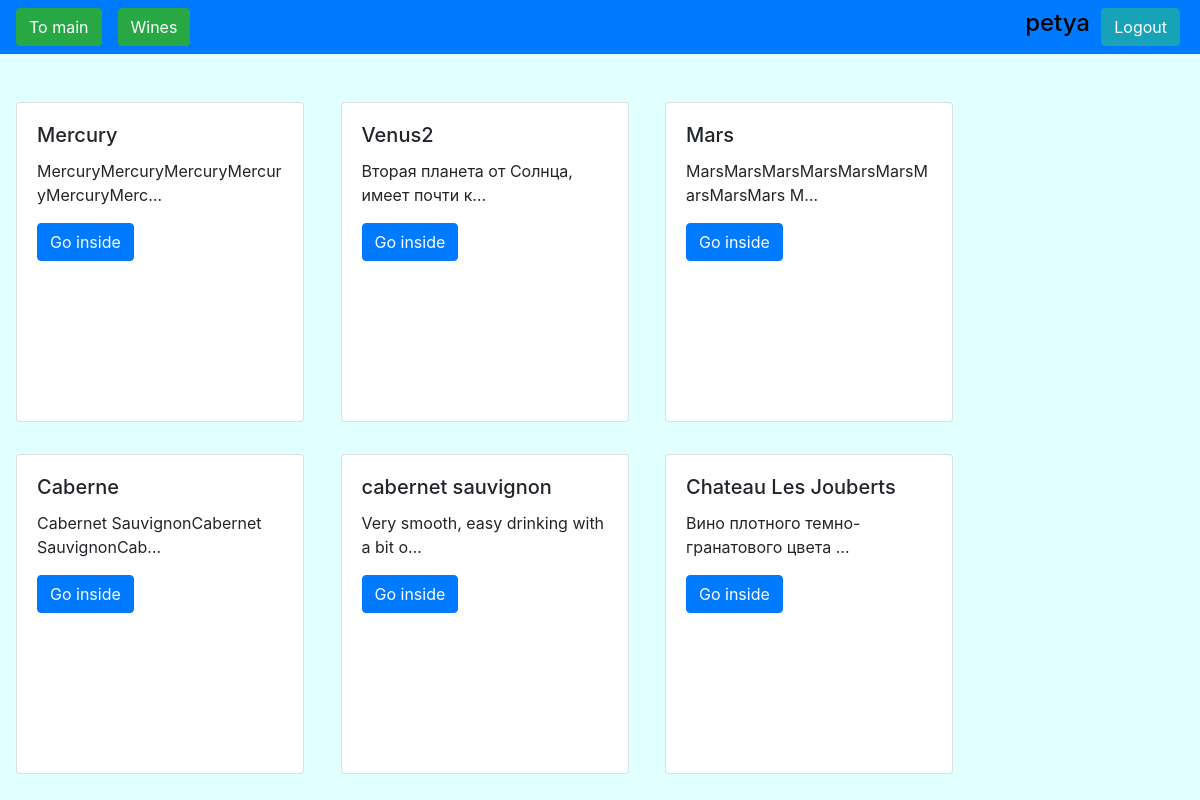
Page /flyfe/cards_list/ (signed in) on the committed database.
### flyfe/models.py (models this page shows, shortened)
class Card(models.Model):
    title = models.CharField(max_length=150, db_index=True)
    slug = models.SlugField(max_length=150, blank=True, unique=True)
    body = models.TextField(blank=True, db_index=True)
    date_add = models.DateTimeField(auto_now_add=True)
    grape = models.CharField(max_length=200, blank=True)
    place = models.CharField(max_length=200, blank=True)
    type = models.CharField(max_length=200, blank=True)
    year = models.DateField(blank=True, default=datetime.date.today)
    def get_absolute_url(self):
        return reverse('card_detail_url', kwargs={'slug': self.slug})

### flyfe/views.py (the view)
# urls.py: path('cards_list/', cards_list, name='cards_list_url'),
def cards_list(request):
    cards = Card.objects.all()
    return render(request, 'flyfe/cards_list.html', context={'cards': cards})

### flyfe/templates/flyfe/cards_list.html (shortened to what this page needs)
{% extends 'flyfe/base_flyfe.html' %}
{% block content%}
   {% for card in cards %}
        <div class="wine-card card">
            <div class="card-body">
                <h5 class="card-title">{{ card.title }}</h5>
                <p class="card-text">{{ card.body|truncatechars:40 }}</p>
                <a href="{{ card.get_absolute_url }}" class="btn btn-primary">Go inside</a>
            </div>
        </div>
    {% endfor %}
{% endblock %}

### templates/base.html (shortened to what this page needs)
{% load static %}
<!DOCTYPE html>
<html lang="en">
<head>
    <link rel="stylesheet" href="https://maxcdn.bootstrapcdn.com/bootstrap/4.0.0/css/bootstrap.min.css"
>
    <link rel="stylesheet" href="{% static 'css/styles.css'%}">
    <link rel="stylesheet" href="{% static 'css/actions.css'%}">
</head>
<body>
    <div class="my-bar">
        <nav class="navbar navbar-dark bg-primary" >
            <form class="form-inline">
                {% if request.user.is_authenticated %}
                    <a class="btn btn-success mr-3" href="{% url 'start_page_url' %}" role="button">To main</a>
                    <a class="btn btn-success mr-3" href="{% url 'cards_list_url' %}" role="button">Wines</a>
                    <a class="btn btn-info" style="position: absolute; right: 20px" href="{% url 'logout_view_url' %}" role="button">Logout</a>
                    <h4 style="color: black; position: absolute; right: 110px">{{ user.username }}</h4>
                {% endif %}
            </form>
        </nav>
    </div>
    {% block content %}{% endblock %}
</body>
</html>

### static/css/styles.css (style rules this page uses)
body { margin: 0; background: LIGHTCYAN; }
.wine-card { flex-direction: row; display: inline-block; width: 18rem; min-height: 20rem; margin: 1rem 1rem 1rem 1rem; }
.my-bar { padding-bottom: 2rem; }

### rows in the picture
Card: title "Mercury", body "MercuryMercuryMercuryMercuryMercuryMerc…"
Card: title "Venus2", body "Вторая планета от Солнца, имеет почти к…"
Card: title "Mars", body "MarsMarsMarsMarsMarsMarsMarsMarsMars M…"
Card: title "Caberne", body "Cabernet SauvignonCabernet SauvignonCab…"
Card: title "cabernet sauvignon", body "Very smooth, easy drinking with a bit o…"
Card: title "Chateau Les Jouberts", body "Вино плотного темно-гранатового цвета …"

### other values in the picture
{{ user.username }} "petya"
